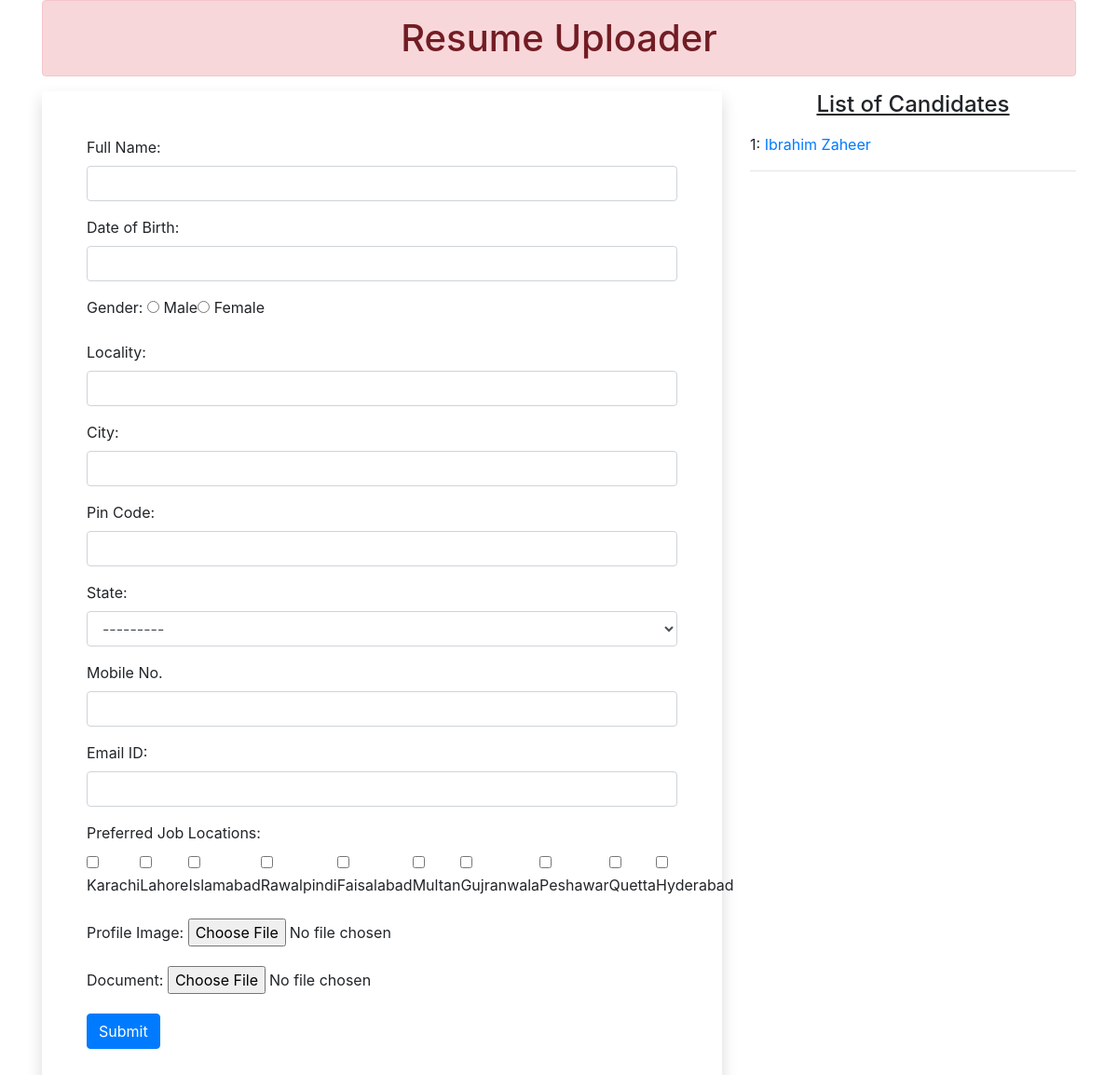
Before: / with the older database file.
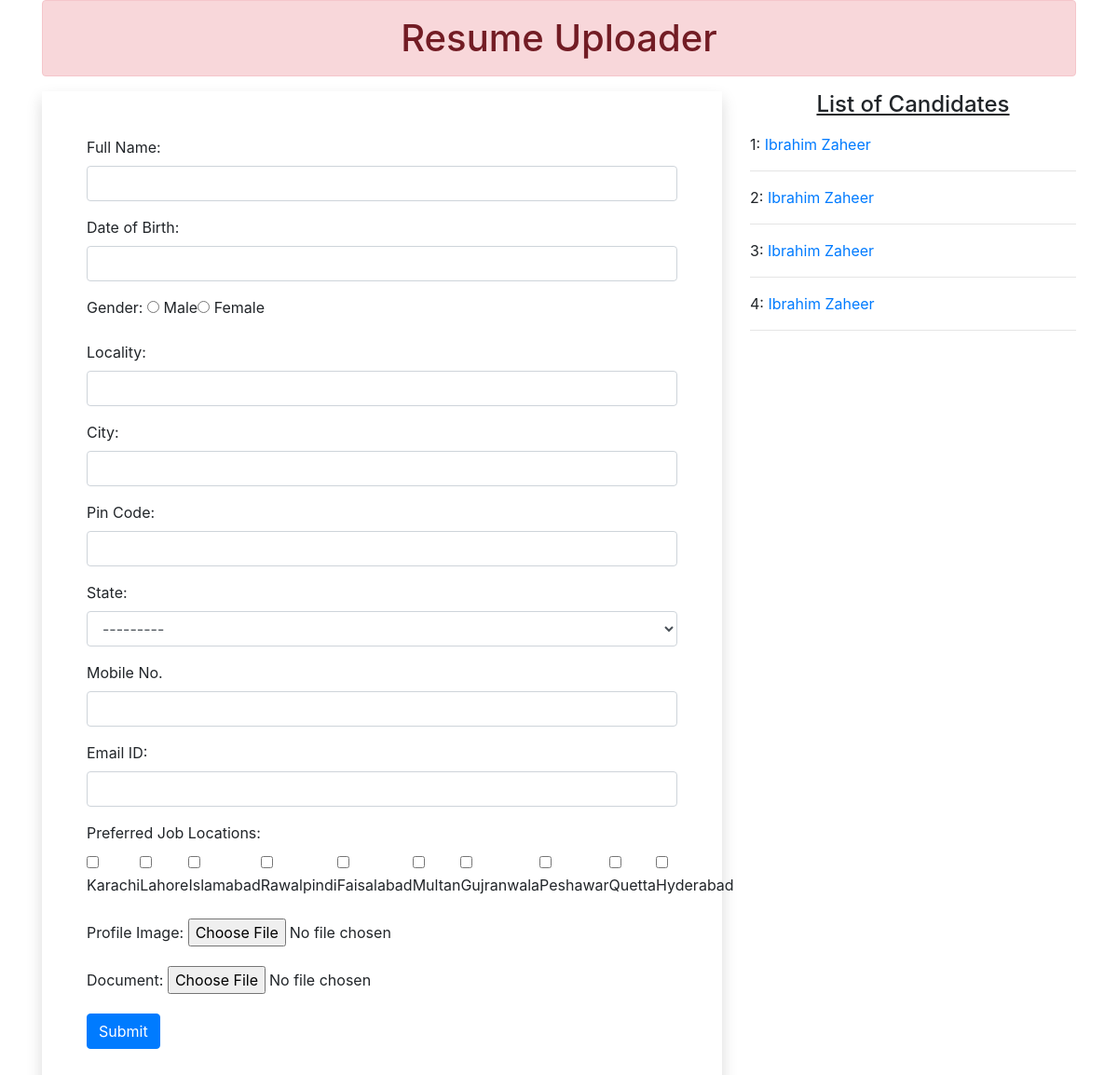
After: the same page with the newer database file.
### resumeapp/models.py (models this page shows)
class Resume(models.Model):
    name = models.CharField(max_length=100)
    dob = models.DateField(auto_now=False, auto_now_add=False)
    gender = models.CharField(max_length=100)
    locality = models.CharField(max_length=100)
    city = models.CharField(max_length=100)
    pin = models.PositiveIntegerField()
    state = models.CharField(choices=STATE_CHOICE, max_length=50)
    mobile = models.PositiveIntegerField()
    email = models.EmailField()
    job_city = models.CharField(max_length=50)
    profile_image = models.ImageField(upload_to='profileimg', blank=True)
    my_file = models.FileField(upload_to='doc', blank=True)

### resumeapp/views.py (the view, shortened to what this page needs)
# urls.py: path('', HomeView.as_view(), name='home'),
class HomeView(View):
	def get(self, request):
		form = ResumeForm()
		candidates = Resume.objects.all()
		return render(request, 'home.html' , {'candidates': candidates , 'form':form})

### resumeapp/templates/home.html (shortened to what this page needs)
<!DOCTYPE html>
{% load static %}
<html lang="en">
<head>
	<link rel="stylesheet" href="https://maxcdn.bootstrapcdn.com/bootstrap/4.5.2/css/bootstrap.min.css">
	<link rel="stylesheet" href="https://code.jquery.com/ui/1.12.1/themes/base/jquery-ui.css">
	<link rel="stylesheet" href="{% static 'style.css' %}">
</head>
<body>
	<div class="container mb-5">
		<h1 class="alert alert-danger text-center p-3">Resume Uploader</h1>
		<div class="row">
			<div class="col-sm-8">
				<form action="" method="post" enctype="multipart/form-data" class="shadow p-5">
					{% for field in form %}
					<div class="form-group mb-3">
						{{ field.label_tag }} {{ field }}
					</div>
					{% endfor %}
					<input type="submit" value="Submit" class="btn btn-primary">
				</form>
			</div>
			<div class="col-sm-4">
				<h4 class="text-center mb-3"><u>List of Candidates</u></h4>
				{% for candidate in candidates %}
				{{candidate.id}}: <a href="{% url 'candidate' candidate.id %}">{{candidate.name}}</a>
				<hr>
				{% endfor %}
			</div>
		</div>
	</div>
</body>
</html>

### media/style.css (style rules this page uses)
#id_gender { list-style-type: none; display: inline-flex; }
#id_job_city { list-style-type: none; display: inline-flex; }

Changed rows visible on the page:
added Resume: id "2", name "Ibrahim Zaheer"
added Resume: id "3", name "Ibrahim Zaheer"
added Resume: id "4", name "Ibrahim Zaheer"
